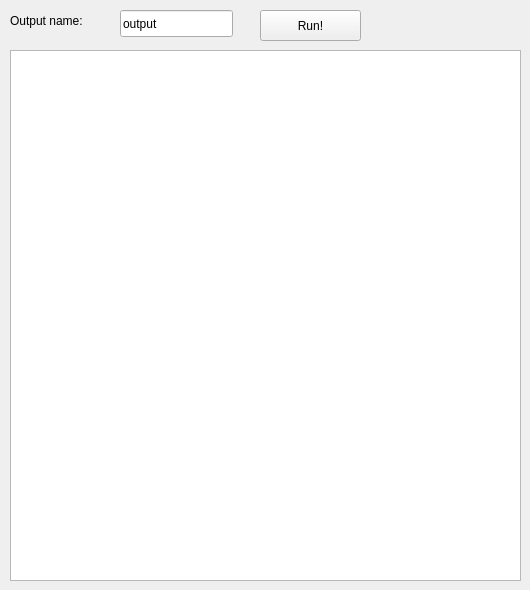
    <widget class="QWidget" name="bsgMainTab">
     <attribute name="title">
      <string>Beta Spectrum Shape Generator</string>
     </attribute>
     <widget class="QWidget" name="horizontalLayoutWidget">
      <property name="geometry">
       <rect>
        <x>10</x>
        <y>50</y>
        <width>511</width>
        <height>531</height>
       </rect>
      </property>
      <layout class="QHBoxLayout" name="horizontalLayout">
       <item>
        <widget class="PlotWidget" name="gv_plotSpectrum"/>
       </item>
      </layout>
     </widget>
     <widget class="QPushButton" name="b_runBSG">
      <property name="geometry">
       <rect>
        <x>260</x>
        <y>10</y>
        <width>101</width>
        <height>31</height>
       </rect>
      </property>
      <property name="cursor">
       <cursorShape>OpenHandCursor</cursorShape>
      </property>
      <property name="statusTip">
       <string>Run the spectrum shape generator</string>
      </property>
      <property name="text">
       <string>Run!</string>
      </property>
      <property name="checkable">
       <bool>false</bool>
      </property>
      <property name="checked">
       <bool>false</bool>
      </property>
      <property name="default">
       <bool>false</bool>
      </property>
      <property name="flat">
       <bool>false</bool>
      </property>
     </widget>
     <widget class="QLineEdit" name="le_outputName">
      <property name="geometry">
       <rect>
        <x>120</x>
        <y>10</y>
        <width>113</width>
        <height>27</height>
       </rect>
      </property>
      <property name="statusTip">
       <string>Choose the output name of all files generated (omit extension)</string>
      </property>
      <property name="text">
       <string>output</string>
      </property>
     </widget>
     <widget class="QLabel" name="label_10">
      <property name="geometry">
       <rect>
        <x>10</x>
        <y>0</y>
        <width>121</width>
        <height>41</height>
       </rect>
      </property>
      <property name="statusTip">
       <string>Choose the output name of all files generated (omit extension)</string>
      </property>
      <property name="text">
       <string>Output name:</string>
      </property>
     </widget>
    </widget>
